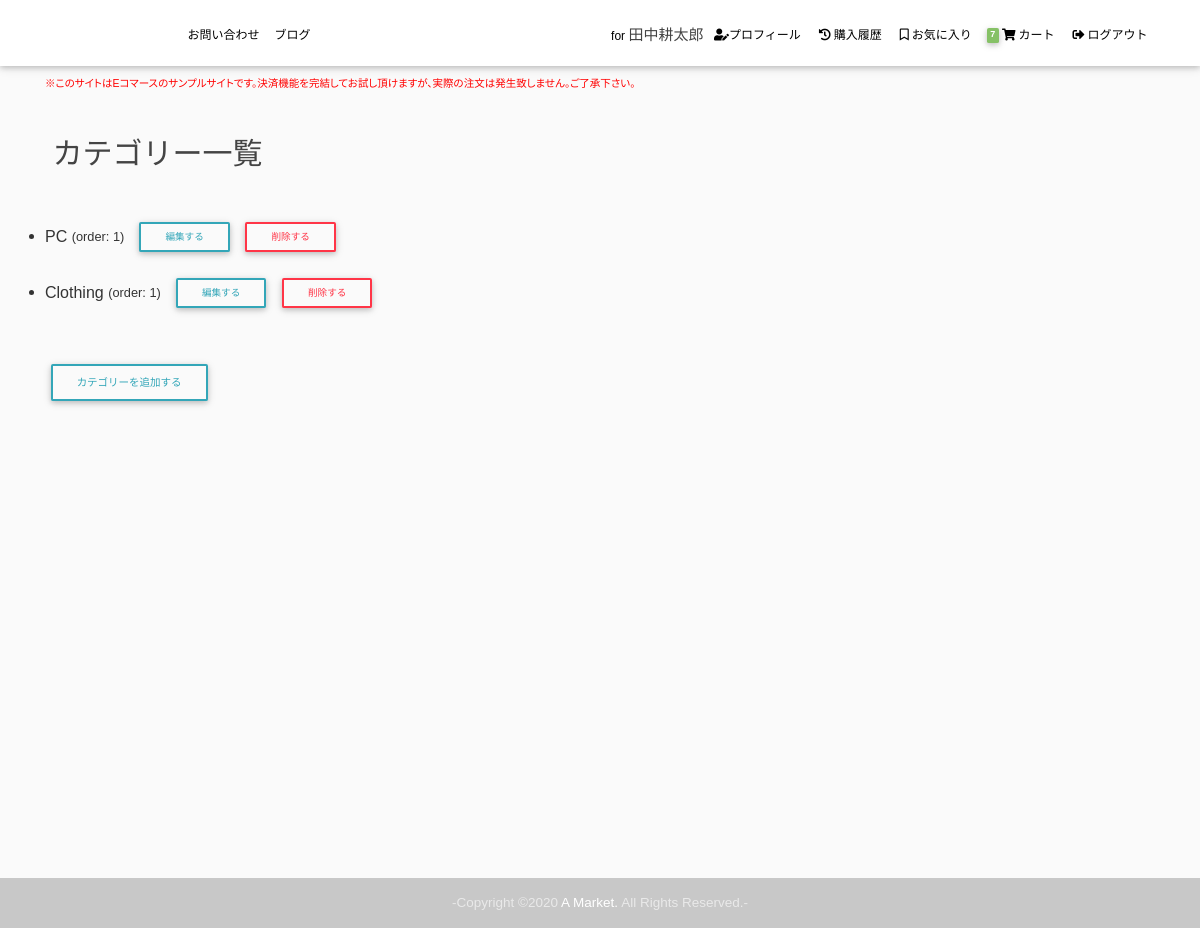
The page /category-list/ (signed in) on the database its author committed.
### core/models.py (models this page shows, shortened)
class Order(models.Model):
    user = models.ForeignKey(settings.AUTH_USER_MODEL,
                             on_delete=models.CASCADE, related_name="orders")
    items = models.ManyToManyField(OrderItem)
    start_date = models.DateTimeField(auto_now_add=True)
    ordered_date = models.DateTimeField()
    ordered = models.BooleanField(default=False)
    dispatched = models.BooleanField(default=False)
    shipping_address = models.ForeignKey(
        'users.ShippingAddress', on_delete=models.SET_NULL, blank=True, null=True)
    billing_address = models.ForeignKey(
        'users.BillingAddress', on_delete=models.SET_NULL, blank=True, null=True)
    payment_option = models.CharField(
        choices=PAYMENT_CHOICES, max_length=2, blank=True, null=True)
    delivery_time = models.CharField(
        choices=DELIVERY_TIME, max_length=2, blank=True, null=True)
    payment = models.ForeignKey(
        'Payment', on_delete=models.SET_NULL, blank=True, null=True)
    class Meta:
        verbose_name_plural = 'カート内全商品/注文済注文'

class Category(models.Model):
    name = models.CharField(max_length=100, verbose_name="カテゴリー")
    order = models.IntegerField(verbose_name="メニュー順番", default=1)
    class Meta:
        verbose_name_plural = 'カテゴリー'

### core/views/myadmin.py (the view)
# urls.py: path('category-list/', CategoryListView.as_view(), name='category-list'),
class CategoryListView(LoginRequiredMixin, UserPassesTestMixin, DynamicRedirectMixin, ListView):
    model = Category
    context_object_name = 'categories'
    template_name = 'myadmin/category_list.html'
    def get_queryset(self):
        return Category.objects.all().order_by('order')
    def test_func(self):
        if self.request.user.is_staff:
            return True
        return False

### blog/context_processors.py (called while the page is built)
def global_val(request):
    archives = Post.objects.filter(draft=False).values(
        'date_posted__year', 'date_posted__month').annotate(Count('id')).order_by()
    return {
        'latest_posts': Post.objects.filter(draft=False).order_by('-date_posted')[:5],
        'drafts': Post.objects.filter(draft=True).order_by('-date_posted'),
        'post_categories': Category.objects.annotate(num_posts=Count('posts')).order_by('-num_posts'),
        'post_tags': Tag.objects.annotate(num_posts=Count('posts')).order_by('-num_posts'),
        'archives': archives
    }

### core/templatetags/cart_template_tags.py (called while the page is built)
@register.filter
def cart_item_count(user):
    if user.is_authenticated:
        qs = Order.objects.filter(user=user, ordered=False)
        if qs.exists():
            return qs[0].items.count()
    return 0

### templates/myadmin/category_list.html (shortened to what this page needs)
{% extends 'base.html' %}
{% load crispy_forms_tags %}
{% block content %}
<div class="container">
  <h2>カテゴリー一覧</h2>
  <ul class="list-disc mb-5">
    {% for category in categories%}
    <li class="mb-3">
      {{ category.name }} <small>(order: {{ category.order }})</small>
      <a href="{% url 'core:category-update' category.id %} " class="btn btn-outline-main btn-sm">編集する</a>
      <a href="{% url 'core:category-delete' category.id %} " class="btn btn-outline-danger btn-sm">削除する</a>
    </li>
    {% empty %}
    カテゴリーは登録されてません。
    {% endfor %}
  </ul>
  <a href="{% url 'core:category-create' %}" class="btn btn-outline-main btn-md mb-5">カテゴリーを追加する</a>
</div>
{% endblock %}

### templates/parts/navbar.html (shortened to what this page needs)
{% load cart_template_tags %}
<nav id="main-menu" class="navbar navbar-expand-lg navbar-light scrolling-navbar">
  <div class="container">
    <a class="navbar-brand waves-effect" href="{% url 'core:home' %}">
      <h1>{{ request.site.siteinfo.title }}</h1>
    </a>
    <div class="collapse navbar-collapse">
      <ul class="navbar-nav mr-auto">
        <li class="nav-item">
          <a class="nav-link waves-effect" href="{% url 'core:inquiry' %}">お問い合わせ</a>
        </li>
        <li class="nav-item">
          <a class="nav-link waves-effect" href="{% url 'blog-home' %}">ブログ</a>
        </li>
      </ul>
      <ul class="navbar-nav nav-flex-icons">
        {% if request.user.is_authenticated %}
        <li class="nav-item username">
          for
          {% if user.first_name and user.last_name %}
          <h5>{{ user.last_name }}{{ user.first_name }}</h5>
          {% else %}
          <h5>{{ user.username }}</h5>
          {% endif %}
        </li>
        <li class="nav-item">
          <a class="nav-link waves-effect" href="{% url 'user:profile' %}"><i class="fas fa-user-edit"></i>プロフィール</a>
        </li>
        <li class="nav-item">
          <a class="nav-link waves-effect" href="{% url 'user:order-history' %}"><i class="fas fa-history"></i>購入履歴</a>
        </li>
        <li class="nav-item">
          <a class="nav-link waves-effect" href="{% url 'user:fav-items' %}"><i class="far fa-bookmark"></i>お気に入り</a>
        </li>
        <li class="nav-item">
          <a id="nav-cart" class="nav-link waves-effect" href="{% url 'core:shopping-cart' %}">
            <span class="badge badge-quantity z-depth-1"> {{ request.user|cart_item_count }} </span>
            <i class="fas fa-shopping-cart"></i>
            <span class="clearfix d-sm-inline-block">カート</span>
          </a>
        </li>
        <li class="nav-item">
          <a class="nav-link waves-effect" href="{% url 'logout' %}">
            <span class="clearfix d-sm-inline-block"><i class="fas fa-sign-out-alt"></i>ログアウト</span>
          </a>
        </li>
        {% endif %}
      </ul>
    </div>
  </div>
</nav>
<div class="container">
  <p class="testing-alert">
    ※このサイトはEコマースのサンプルサイトです。決済機能を完結してお試し頂けますが、実際の注文は発生致しません。ご了承下さい。
  </p>
</div>

### rows shown on the page
Category: name "PC", order "1"
Category: name "Clothing", order "1"

### other values the page prints
{{ user.last_name }} "田中"
{{ user.first_name }} "耕太郎"
{{ request.user|cart_item_count }} "7"
